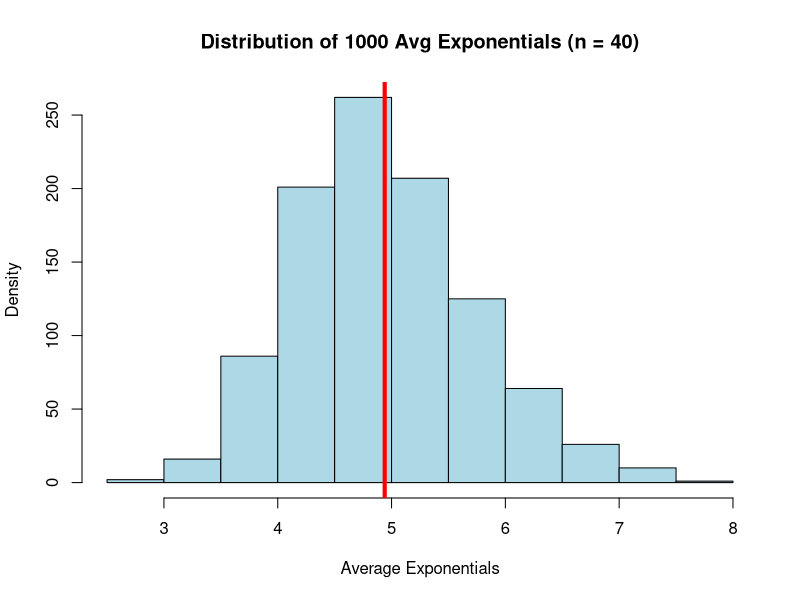
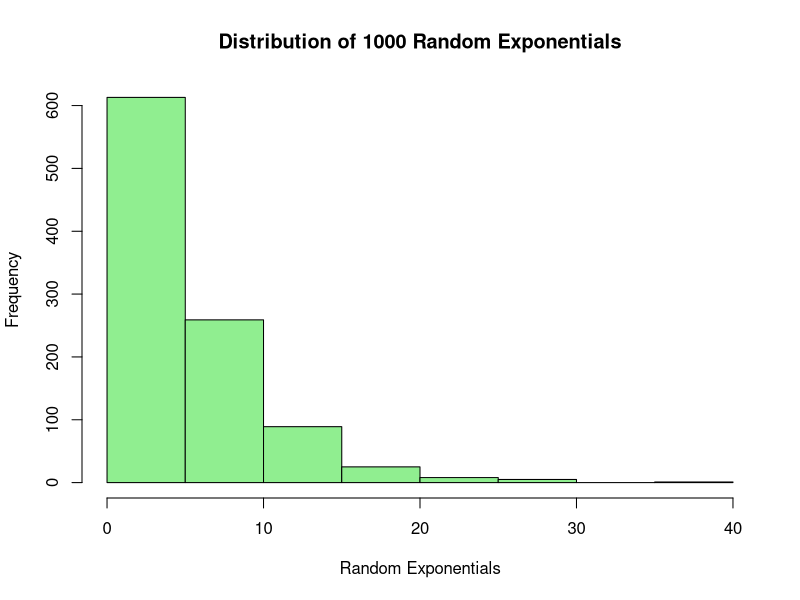
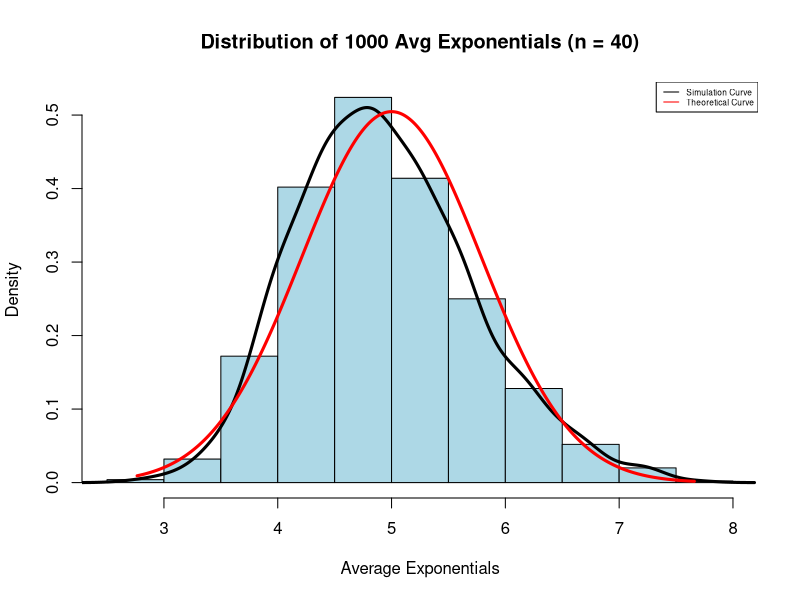

R code for these plots, in order:
## ---- chunk 1
set.seed = 1100
nosim = 1000
x <- apply (matrix (rexp (40 * nosim, rate = 0.2), nosim), 1, mean)

hist(x, xlab = "Average Exponentials", ylab = "Density", col = "lightblue", main = "Distribution of 1000 Avg Exponentials (n = 40)")
abline (v = mean (x), lwd = 4, col = "red")
mean (x)
## ---- chunk 2
n = 40; lambda = 0.2; var1 <- (1/0.2^2)/40
var1
## ---- chunk 3
var2 <- var (x)
var2
## ---- chunk 4
set.seed = 1100
random <- rexp (n = 1000, rate = 0.2)
hist (random, xlab = "Random Exponentials", ylab = "Frequency", col = "lightgreen", main = "Distribution of 1000 Random Exponentials")
## ---- chunk 5
hist(x, xlab = "Average Exponentials", ylab = "Density", col = "lightblue", main = "Distribution of 1000 Avg Exponentials (n = 40)", prob = TRUE)
lines (density(x), col = "black", lwd = 3, lty = 1)

lambda = 0.2
xnorm <- seq (min(x), max (x), length = 1000)
ynorm <- dnorm (xnorm, mean = 1/lambda, sd = 1/lambda/sqrt(40))
lines (xnorm, ynorm, col = "red", lwd = 3, lty = 1)
legend ("topright", col = c("black", "red"), lwd = 1, lty = 1, bty = "o",
	legend = c ("Simulation Curve", "Theoretical Curve"), cex = 0.5) 
